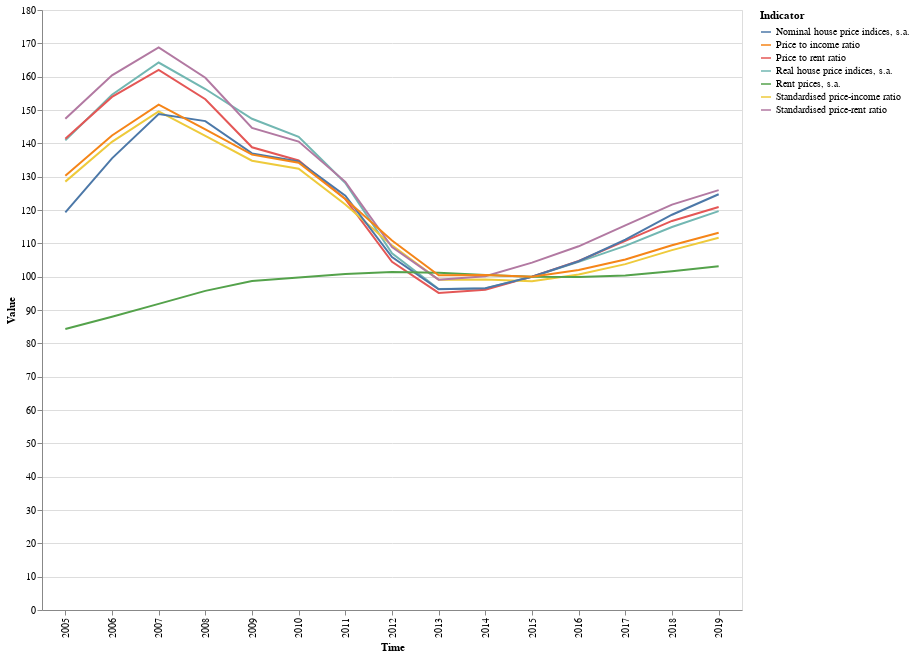

Here is the notebook cell this chart was saved with:
### Code cell
#Visualization of all housing parameters for Spain
input_dropdown = alt.binding_select(options=['Nominal house price indices, s.a.','Standardised price-rent ratio', 'Price to income ratio','Rent prices, s.a.','Price to rent ratio','Standardised price-income ratio','Real house price indices, s.a.'])
selection = alt.selection_single(fields=['Indicator'], bind=input_dropdown, name='Indicator')
color = alt.condition(selection,
                    alt.Color('Indicator:N', legend=None),
                    alt.value('lightgray'))

alt.Chart(housing_spain).mark_line().encode(
    x='Time',
    y='Value',
    color='Indicator:N',
    tooltip='Indicator:N'
).add_selection(
    selection
).transform_filter(
    selection
).properties(
    width=700,
    height=600
)

### Figure 1 — Vega-Lite specification as saved in the notebook (floating-point values rounded to 4 significant figures)
{"config": {"view": {"continuousWidth": 400, "continuousHeight": 300}}, "data": {"name": "data-247825a2c74819c4e8ebb0db372e38d1"}, "mark": "line", "encoding": {"color": {"type": "nominal", "field": "Indicator"}, "tooltip": {"type": "nominal", "field": "Indicator"}, "x": {"type": "nominal", "field": "Time"}, "y": {"type": "quantitative", "field": "Value"}}, "height": 600, "selection": {"Indicator": {"type": "single", "fields": ["Indicator"], "bind": {"input": "select", "options": ["Nominal house price indices, s.a.", "Standardised price-rent ratio", "Price to income ratio", "Rent prices, s.a.", "Price to rent ratio", "Standardised price-income ratio", "Real house price indices, s.a."]}}}, "transform": [{"filter": {"selection": "Indicator"}}], "width": 700, "$schema": "https://vega.github.io/schema/vega-lite/v4.8.1.json", "datasets": {"data-247825a2c74819c4e8ebb0db372e38d1": [{"Country": "Spain", "IND": "RHP", "Indicator": "Real house price indices, s.a.", "Time": "2005", "Value": 140.9}, {"Country": "Spain", "IND": "RHP", "Indicator": "Real house price indices, s.a.", "Time": "2006", "Value": 154.6}, {"Country": "Spain", "IND": "RHP", "Indicator": "Real house price indices, s.a.", "Time": "2007", "Value": 164.2}, {"Country": "Spain", "IND": "RHP", "Indicator": "Real house price indices, s.a.", "Time": "2008", "Value": 156.3}, {"Country": "Spain", "IND": "RHP", "Indicator": "Real house price indices, s.a.", "Time": "2009", "Value": 147.4}, {"Country": "Spain", "IND": "RHP", "Indicator": "Real house price indices, s.a.", "Time": "2010", "Value": 142.0}, {"Country": "Spain", "IND": "RHP", "Indicator": "Real house price indices, s.a.", "Time": "2011", "Value": 128.1}, {"Country": "Spain", "IND": "RHP", "Indicator": "Real house price indices, s.a.", "Time": "2012", "Value": 107.0}, {"Country": "Spain", "IND": "RHP", "Indicator": "Real house price indices, s.a.", "Time": "2013", "Value": 96.28}, {"Country": "Spain", "IND": "RHP", "Indicator": "Real house price indices, s.a.", "Time": "2014", "Value": 96.45}, {"Country": "Spain", "IND": "RHP", "Indicator": "Real house price indices, s.a.", "Time": "2015", "Value": 100.0}, {"Country": "Spain", "IND": "RHP", "Indicator": "Real house price indices, s.a.", "Time": "2016", "Value": 104.5}, {"Country": "Spain", "IND": "RHP", "Indicator": "Real house price indices, s.a.", "Time": "2017", "Value": 109.2}, {"Country": "Spain", "IND": "RHP", "Indicator": "Real house price indices, s.a.", "Time": "2018", "Value": 114.9}, {"Country": "Spain", "IND": "RHP", "Indicator": "Real house price indices, s.a.", "Time": "2019", "Value": 119.6}, {"Country": "Spain", "IND": "HPI_RPI", "Indicator": "Price to rent ratio", "Time": "2005", "Value": 141.4}, {"Country": "Spain", "IND": "HPI_RPI", "Indicator": "Price to rent ratio", "Time": "2006", "Value": 153.9}, {"Country": "Spain", "IND": "HPI_RPI", "Indicator": "Price to rent ratio", "Time": "2007", "Value": 162.0}, {"Country": "Spain", "IND": "HPI_RPI", "Indicator": "Price to rent ratio", "Time": "2008", "Value": 153.2}, {"Country": "Spain", "IND": "HPI_RPI", "Indicator": "Price to rent ratio", "Time": "2009", "Value": 138.8}, {"Country": "Spain", "IND": "HPI_RPI", "Indicator": "Price to rent ratio", "Time": "2010", "Value": 134.9}, {"Country": "Spain", "IND": "HPI_RPI", "Indicator": "Price to rent ratio", "Time": "2011", "Value": 123.3}, {"Country": "Spain", "IND": "HPI_RPI", "Indicator": "Price to rent ratio", "Time": "2012", "Value": 104.5}, {"Country": "Spain", "IND": "HPI_RPI", "Indicator": "Price to rent ratio", "Time": "2013", "Value": 95.11}, {"Country": "Spain", "IND": "HPI_RPI", "Indicator": "Price to rent ratio", "Time": "2014", "Value": 96.07}, {"Country": "Spain", "IND": "HPI_RPI", "Indicator": "Price to rent ratio", "Time": "2015", "Value": 100.0}, {"Country": "Spain", "IND": "HPI_RPI", "Indicator": "Price to rent ratio", "Time": "2016", "Value": 104.7}, {"Country": "Spain", "IND": "HPI_RPI", "Indicator": "Price to rent ratio", "Time": "2017", "Value": 110.7}, {"Country": "Spain", "IND": "HPI_RPI", "Indicator": "Price to rent ratio", "Time": "2018", "Value": 116.7}, {"Country": "Spain", "IND": "HPI_RPI", "Indicator": "Price to rent ratio", "Time": "2019", "Value": 120.9}, {"Country": "Spain", "IND": "HPI_YDH_AVG", "Indicator": "Standardised price-income ratio", "Time": "2005", "Value": 128.5}, {"Country": "Spain", "IND": "HPI_YDH_AVG", "Indicator": "Standardised price-income ratio", "Time": "2006", "Value": 140.4}, {"Country": "Spain", "IND": "HPI_YDH_AVG", "Indicator": "Standardised price-income ratio", "Time": "2007", "Value": 149.6}, {"Country": "Spain", "IND": "HPI_YDH_AVG", "Indicator": "Standardised price-income ratio", "Time": "2008", "Value": 142.2}, {"Country": "Spain", "IND": "HPI_YDH_AVG", "Indicator": "Standardised price-income ratio", "Time": "2009", "Value": 134.8}, {"Country": "Spain", "IND": "HPI_YDH_AVG", "Indicator": "Standardised price-income ratio", "Time": "2010", "Value": 132.4}, {"Country": "Spain", "IND": "HPI_YDH_AVG", "Indicator": "Standardised price-income ratio", "Time": "2011", "Value": 121.7}, {"Country": "Spain", "IND": "HPI_YDH_AVG", "Indicator": "Standardised price-income ratio", "Time": "2012", "Value": 109.4}, {"Country": "Spain", "IND": "HPI_YDH_AVG", "Indicator": "Standardised price-income ratio", "Time": "2013", "Value": 99.07}, {"Country": "Spain", "IND": "HPI_YDH_AVG", "Indicator": "Standardised price-income ratio", "Time": "2014", "Value": 99.12}, {"Country": "Spain", "IND": "HPI_YDH_AVG", "Indicator": "Standardised price-income ratio", "Time": "2015", "Value": 98.66}, {"Country": "Spain", "IND": "HPI_YDH_AVG", "Indicator": "Standardised price-income ratio", "Time": "2016", "Value": 100.6}, {"Country": "Spain", "IND": "HPI_YDH_AVG", "Indicator": "Standardised price-income ratio", "Time": "2017", "Value": 103.8}, {"Country": "Spain", "IND": "HPI_YDH_AVG", "Indicator": "Standardised price-income ratio", "Time": "2018", "Value": 108.0}, {"Country": "Spain", "IND": "HPI_YDH_AVG", "Indicator": "Standardised price-income ratio", "Time": "2019", "Value": 111.7}, {"Country": "Spain", "IND": "HPI_RPI_AVG", "Indicator": "Standardised price-rent ratio", "Time": "2005", "Value": 147.3}, {"Country": "Spain", "IND": "HPI_RPI_AVG", "Indicator": "Standardised price-rent ratio", "Time": "2006", "Value": 160.4}, {"Country": "Spain", "IND": "HPI_RPI_AVG", "Indicator": "Standardised price-rent ratio", "Time": "2007", "Value": 168.8}, {"Country": "Spain", "IND": "HPI_RPI_AVG", "Indicator": "Standardised price-rent ratio", "Time": "2008", "Value": 159.7}, {"Country": "Spain", "IND": "HPI_RPI_AVG", "Indicator": "Standardised price-rent ratio", "Time": "2009", "Value": 144.6}, {"Country": "Spain", "IND": "HPI_RPI_AVG", "Indicator": "Standardised price-rent ratio", "Time": "2010", "Value": 140.5}, {"Country": "Spain", "IND": "HPI_RPI_AVG", "Indicator": "Standardised price-rent ratio", "Time": "2011", "Value": 128.5}, {"Country": "Spain", "IND": "HPI_RPI_AVG", "Indicator": "Standardised price-rent ratio", "Time": "2012", "Value": 108.9}, {"Country": "Spain", "IND": "HPI_RPI_AVG", "Indicator": "Standardised price-rent ratio", "Time": "2013", "Value": 99.11}, {"Country": "Spain", "IND": "HPI_RPI_AVG", "Indicator": "Standardised price-rent ratio", "Time": "2014", "Value": 100.1}, {"Country": "Spain", "IND": "HPI_RPI_AVG", "Indicator": "Standardised price-rent ratio", "Time": "2015", "Value": 104.2}, {"Country": "Spain", "IND": "HPI_RPI_AVG", "Indicator": "Standardised price-rent ratio", "Time": "2016", "Value": 109.1}, {"Country": "Spain", "IND": "HPI_RPI_AVG", "Indicator": "Standardised price-rent ratio", "Time": "2017", "Value": 115.4}, {"Country": "Spain", "IND": "HPI_RPI_AVG", "Indicator": "Standardised price-rent ratio", "Time": "2018", "Value": 121.6}, {"Country": "Spain", "IND": "HPI_RPI_AVG", "Indicator": "Standardised price-rent ratio", "Time": "2019", "Value": 126.0}, {"Country": "Spain", "IND": "HPI", "Indicator": "Nominal house price indices, s.a.", "Time": "2005", "Value": 119.3}, {"Country": "Spain", "IND": "HPI", "Indicator": "Nominal house price indices, s.a.", "Time": "2006", "Value": 135.5}, {"Country": "Spain", "IND": "HPI", "Indicator": "Nominal house price indices, s.a.", "Time": "2007", "Value": 148.8}, {"Country": "Spain", "IND": "HPI", "Indicator": "Nominal house price indices, s.a.", "Time": "2008", "Value": 146.7}, {"Country": "Spain", "IND": "HPI", "Indicator": "Nominal house price indices, s.a.", "Time": "2009", "Value": 137.0}, {"Country": "Spain", "IND": "HPI", "Indicator": "Nominal house price indices, s.a.", "Time": "2010", "Value": 134.6}, {"Country": "Spain", "IND": "HPI", "Indicator": "Nominal house price indices, s.a.", "Time": "2011", "Value": 124.3}, {"Country": "Spain", "IND": "HPI", "Indicator": "Nominal house price indices, s.a.", "Time": "2012", "Value": 105.9}, {"Country": "Spain", "IND": "HPI", "Indicator": "Nominal house price indices, s.a.", "Time": "2013", "Value": 96.24}, {"Country": "Spain", "IND": "HPI", "Indicator": "Nominal house price indices, s.a.", "Time": "2014", "Value": 96.54}, {"Country": "Spain", "IND": "HPI", "Indicator": "Nominal house price indices, s.a.", "Time": "2015", "Value": 100.0}, {"Country": "Spain", "IND": "HPI", "Indicator": "Nominal house price indices, s.a.", "Time": "2016", "Value": 104.6}, {"Country": "Spain", "IND": "HPI", "Indicator": "Nominal house price indices, s.a.", "Time": "2017", "Value": 111.1}, {"Country": "Spain", "IND": "HPI", "Indicator": "Nominal house price indices, s.a.", "Time": "2018", "Value": 118.6}, {"Country": "Spain", "IND": "HPI", "Indicator": "Nominal house price indices, s.a.", "Time": "2019", "Value": 124.7}, {"Country": "Spain", "IND": "RPI", "Indicator": "Rent prices, s.a.", "Time": "2005", "Value": 84.32}, {"Country": "Spain", "IND": "RPI", "Indicator": "Rent prices, s.a.", "Time": "2006", "Value": 88.0}, {"Country": "Spain", "IND": "RPI", "Indicator": "Rent prices, s.a.", "Time": "2007", "Value": 91.84}, {"Country": "Spain", "IND": "RPI", "Indicator": "Rent prices, s.a.", "Time": "2008", "Value": 95.74}, {"Country": "Spain", "IND": "RPI", "Indicator": "Rent prices, s.a.", "Time": "2009", "Value": 98.68}, {"Country": "Spain", "IND": "RPI", "Indicator": "Rent prices, s.a.", "Time": "2010", "Value": 99.78}, {"Country": "Spain", "IND": "RPI", "Indicator": "Rent prices, s.a.", "Time": "2011", "Value": 100.8}, {"Country": "Spain", "IND": "RPI", "Indicator": "Rent prices, s.a.", "Time": "2012", "Value": 101.4}, {"Country": "Spain", "IND": "RPI", "Indicator": "Rent prices, s.a.", "Time": "2013", "Value": 101.2}, {"Country": "Spain", "IND": "RPI", "Indicator": "Rent prices, s.a.", "Time": "2014", "Value": 100.5}, {"Country": "Spain", "IND": "RPI", "Indicator": "Rent prices, s.a.", "Time": "2015", "Value": 100.0}, {"Country": "Spain", "IND": "RPI", "Indicator": "Rent prices, s.a.", "Time": "2016", "Value": 99.91}, {"Country": "Spain", "IND": "RPI", "Indicator": "Rent prices, s.a.", "Time": "2017", "Value": 100.3}, {"Country": "Spain", "IND": "RPI", "Indicator": "Rent prices, s.a.", "Time": "2018", "Value": 101.6}, {"Country": "Spain", "IND": "RPI", "Indicator": "Rent prices, s.a.", "Time": "2019", "Value": 103.2}, {"Country": "Spain", "IND": "HPI_YDH", "Indicator": "Price to income ratio", "Time": "2005", "Value": 130.3}, {"Country": "Spain", "IND": "HPI_YDH", "Indicator": "Price to income ratio", "Time": "2006", "Value": 142.3}, {"Country": "Spain", "IND": "HPI_YDH", "Indicator": "Price to income ratio", "Time": "2007", "Value": 151.6}, {"Country": "Spain", "IND": "HPI_YDH", "Indicator": "Price to income ratio", "Time": "2008", "Value": 144.2}, {"Country": "Spain", "IND": "HPI_YDH", "Indicator": "Price to income ratio", "Time": "2009", "Value": 136.6}, {"Country": "Spain", "IND": "HPI_YDH", "Indicator": "Price to income ratio", "Time": "2010", "Value": 134.2}, {"Country": "Spain", "IND": "HPI_YDH", "Indicator": "Price to income ratio", "Time": "2011", "Value": 123.3}, {"Country": "Spain", "IND": "HPI_YDH", "Indicator": "Price to income ratio", "Time": "2012", "Value": 110.9}, {"Country": "Spain", "IND": "HPI_YDH", "Indicator": "Price to income ratio", "Time": "2013", "Value": 100.4}, {"Country": "Spain", "IND": "HPI_YDH", "Indicator": "Price to income ratio", "Time": "2014", "Value": 100.5}, {"Country": "Spain", "IND": "HPI_YDH", "Indicator": "Price to income ratio", "Time": "2015", "Value": 100.0}, {"Country": "Spain", "IND": "HPI_YDH", "Indicator": "Price to income ratio", "Time": "2016", "Value": 102.0}, {"Country": "Spain", "IND": "HPI_YDH", "Indicator": "Price to income ratio", "Time": "2017", "Value": 105.2}, {"Country": "Spain", "IND": "HPI_YDH", "Indicator": "Price to income ratio", "Time": "2018", "Value": 109.4}, {"Country": "Spain", "IND": "HPI_YDH", "Indicator": "Price to income ratio", "Time": "2019", "Value": 113.2}]}}
